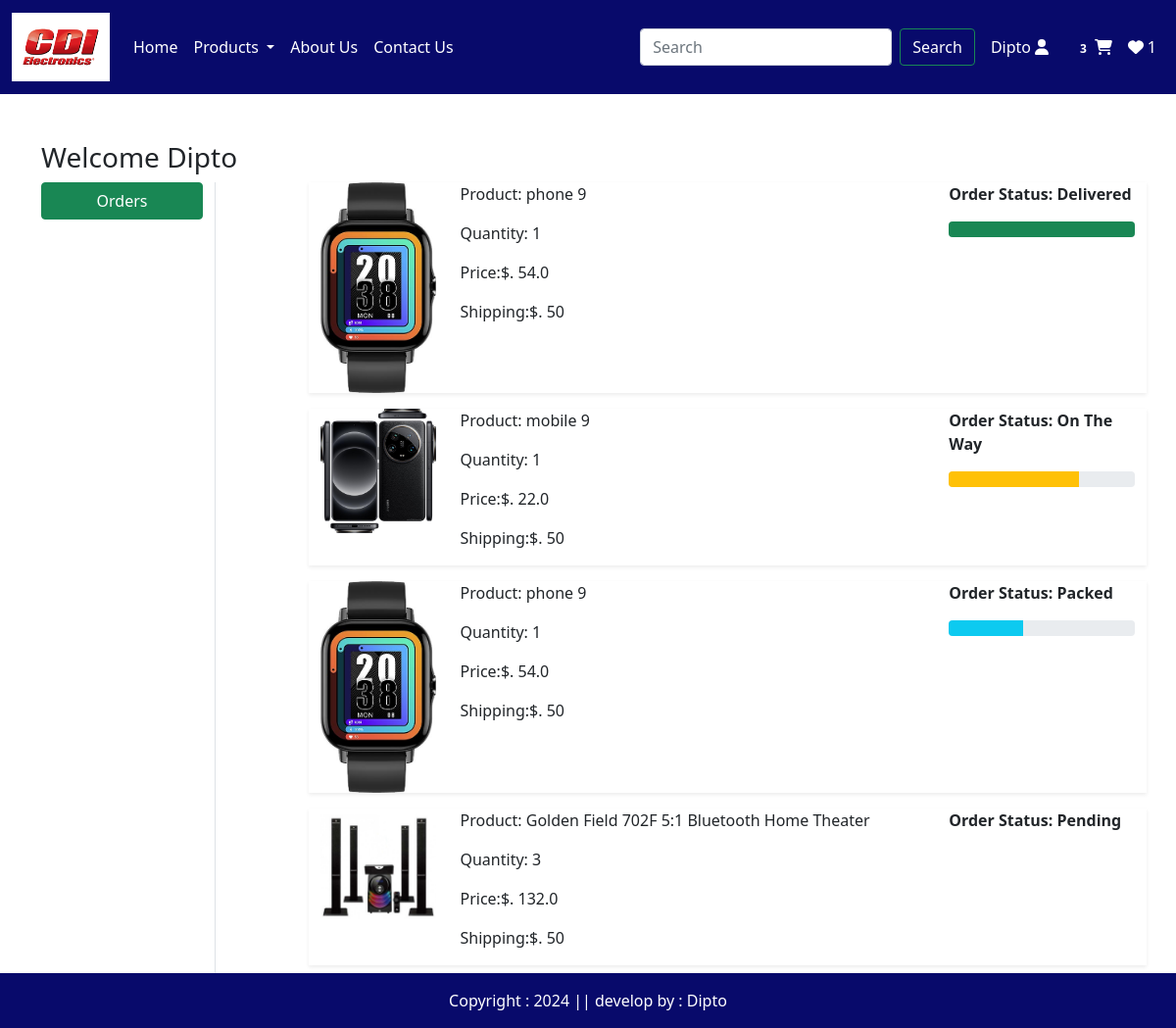
Screenshot of /orders/ (signed in) with the database file from the repository.
### eapp/models.py (models this page shows, shortened)
class OrderPlaced(models.Model):
    user = models.ForeignKey(User,on_delete=models.CASCADE)
    customer = models.ForeignKey(Customer,on_delete=models.CASCADE)
    product = models.ForeignKey(Product,on_delete=models.CASCADE)
    quantity = models.PositiveIntegerField(default=1)
    ordered_date = models.DateTimeField(auto_now_add=True)
    status = models.CharField(max_length=50,choices=STATUS_CHOICES, default='Pending')
    @property
    def total_cost(self):
        return self.quantity * self.product.discounted_price

class Product(models.Model):
    title = models.CharField(max_length=100)
    selling_price = models.FloatField()
    discounted_price = models.FloatField()
    description = models.TextField()
    category = models.CharField(choices=CATEGORY_CHOICES, max_length=2)
    brand = models.CharField(max_length=100)
    stock = models.IntegerField()
    product_image = models.ImageField(upload_to='product')

### eapp/views.py (the view)
# urls.py: path('orders/', views.orders, name='orders'),
@login_required
def orders(request):
    totalitem = 0
    wishitem = 0
    if request.user.is_authenticated:
        totalitem = len(Cart.objects.filter(user=request.user))
        wishitem = len(Wishlist.objects.filter(user=request.user))
    op = OrderPlaced.objects.filter(user=request.user)
    return render(request, 'app/orders.html', {'order_placed':op, 'totalitem':totalitem,'wishitem':wishitem})

### eapp/templates/app/orders.html (shortened to what this page needs)
{% extends 'app/base.html' %}
{% load static %}
{% block main-content %}
<div class="container my-5">
    <div class="row">
    <h3>Welcome <span class="text-capitalize">{{request.user}}</span></h3>
     <div class="col-sm-2 border-end">
      <ul class="list-unstyled">
       <li class="d-grid"><a href="{% url 'orders' %}" class="btn btn-success">Orders</a></li>
      </ul>
     </div>
     <div class="col-sm-9 offset-sm-1">
      {% for op in order_placed %}
      <div class="row shadow-sm mb-3">
       <div class="col-sm-2">
        <img src="{{op.product.product_image.url}}" alt="" srcset=""
        class="img-fluid" height="150" width="150">
       </div>
       <div class="col-sm-7">
        <p>Product: {{op.product.title}}</p>
        <p>Quantity: {{op.quantity}}</p>
        <p>Price:$. {{op.total_cost}}</p>
        <p>Shipping:$. 50</p>
       </div>
       <div class="col-sm-3 fw-bold">
        <p>Order Status: {{op.status}}</p>
          {% if op.status == 'Packed' %}
        <div class="progress">
          <div class="progress-bar bg-info" role="progressbar" style="width: 40%" aria-valuenow="40" aria-valuenow="0" aria-valuemax="100"></div>
        </div>
          {% endif %}
          {% if op.status == 'On The Way' %}
        <div class="progress">
          <div class="progress-bar bg-warning" role="progressbar" style="width: 70%" aria-valuenow="70" aria-valuenow="0" aria-valuemax="100"></div>
        </div>
          {% endif %}
          {% if op.status == 'Delivered' %}
        <div class="progress">
          <div class="progress-bar bg-success" role="progressbar" style="width: 100%" aria-valuenow="100" aria-valuenow="0" aria-valuemax="100"></div>
        </div>
          {% endif %}
       </div>
      </div>
      {% endfor %}
     </div>
    </div>
   </div>
{% endblock main-content %}

### eapp/templates/app/base.html (shortened to what this page needs)
<!DOCTYPE html>
{% load static %}
<html lang="en">
<head>
    <link href="https://cdn.jsdelivr.net/npm/bootstrap@5.0.2/dist/css/bootstrap.min.css" rel="stylesheet">
    <link rel="stylesheet" href="https://cdnjs.cloudflare.com/ajax/libs/font-awesome/6.4.2/css/all.min.css" />
    <link rel="stylesheet" href="http://maxcdn.bootstrapcdn.com/font-awesome/4.2.0/css/font-awesome.min.css">
    <link rel="stylesheet" href="{% static 'app/css/owl.carousel.min.css' %}"/>
    <link rel="stylesheet" href="{% static 'app/css/all.min.css' %}"/>
    <link rel="stylesheet" href="{% static 'app/css/style.css' %}"/>
</head>
<body>
  <nav class="navbar navbar-expand-lg navbar-light ">
    <div class="container-fluid">
      <a class="navbar-brand" href="#"><img src="{% static "app/images/logo.png" %}" width="100" height="70" /></a>
      <div class="collapse navbar-collapse" id="navbarSupportedContent">
        <ul class="navbar-nav me-auto mb-2 mb-lg-0">
          {% if request.user.is_authenticated %}
          <li class="nav-item">
            <a class="nav-link text-white active" aria-current="page" href="/">Home</a>
          </li>
          <li class="nav-item dropdown">
            <a class="nav-link dropdown-toggle text-white" href="#" id="electronicsDropdown" role="button" data-bs-toggle="dropdown" aria-expanded="false">
              Products
            </a>
          </li>
          <li class="nav-item">
            <a class="nav-link text-white active" aria-current="page" href="{% url 'about' %}">About Us</a>
          </li><li class="nav-item">
            <a class="nav-link text-white active" aria-current="page" href="{% url 'contact' %}">Contact Us</a>
          </li>
        </ul>
        <form class="d-flex" action="/search/" method="get">
          <input class="form-control me-2" type="text" placeholder="Search" aria-label="Search" name="query"/>
          <button class="btn btn-outline-success text-white" type="submit">Search</button>
        </form>
      </div>
      <ul class="navbar-nav me-auto mb-2 mb-lg-0">
        <li class="nav-item dropdown mx-2">
          <a class="nav-link  text-white" href="#" id="navbarDropdown" role="button" data-bs-toggle="dropdown" aria-expanded="false">
            {{request.user.username|capfirst}} <i class="fa-solid fa-user" style="color:white;"></i></a>
        </li>
          </li><li class="nav-item">
             <a class="nav-link text-white active" aria-current="page" href="{% url 'showcart' %}"><span class="badge bg-denger">{{totalitem}}</span><i class="fa-solid fa-cart-shopping" style="color:white;"></i></a>
          </li>
          </li><li class="nav-item">
            <a class="nav-link text-white active" aria-current="page" href="{% url 'show-wishlist' %}"><i class="fa-solid fa-heart" style="color:white;"></i><span >{% if wishitem > 0 %} {{wishitem}} {% endif %}</span></a>
          </li>
           {% endif %}
      </ul>
    </div>
  </nav>
       {% block main-content %} {% endblock main-content %}
      <footer class=" container-fluid text-white text-center fixed-bottom p-3" style="background-color:rgba(4, 6, 105, 0.982);">
        Copyright : 2024 || develop by : Dipto
     </footer>
</body>
</html>

### eapp/static/app/css/style.css (style rules this page uses)
.navbar { background-color:rgba(4, 6, 105, 0.982); }

### rows the page displays
OrderPlaced: product.product_image (picture), product "phone 9", quantity "1", total_cost "54.0", status "Delivered"
OrderPlaced: product.product_image (picture), product "mobile 9", quantity "1", total_cost "22.0", status "On The Way"
OrderPlaced: product.product_image (picture), product "phone 9", quantity "1", total_cost "54.0", status "Packed"
OrderPlaced: product.product_image (picture), product "Golden Field 702F 5:1 Bluetooth Home Theater", quantity "3", total_cost "132.0", status "Pending"

### other values shown
{{ request.user.username|capfirst }} "Dipto"
{{ totalitem }} "3"
{{ wishitem }} "1"
{{ request.user }} "Dipto"
